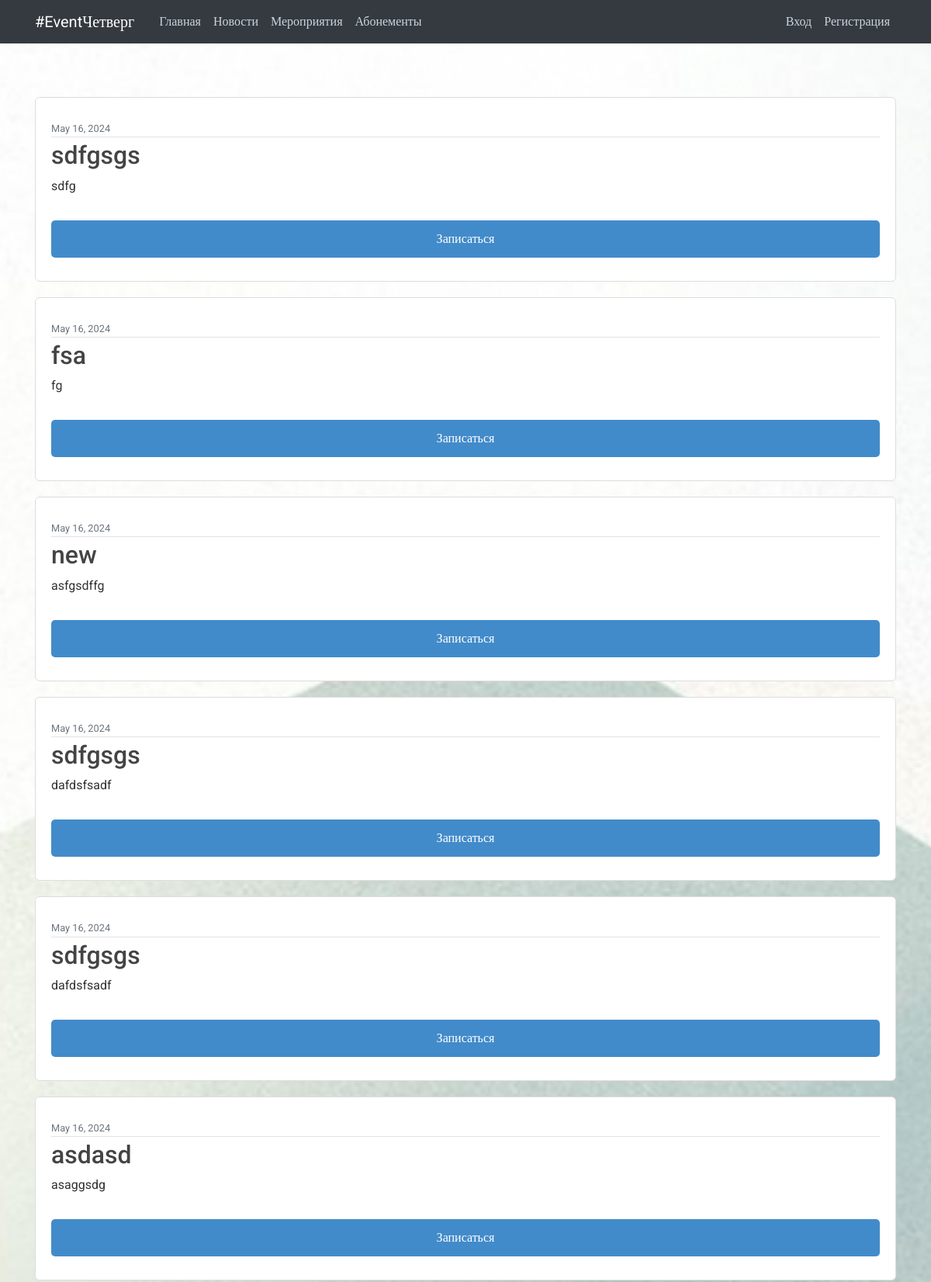
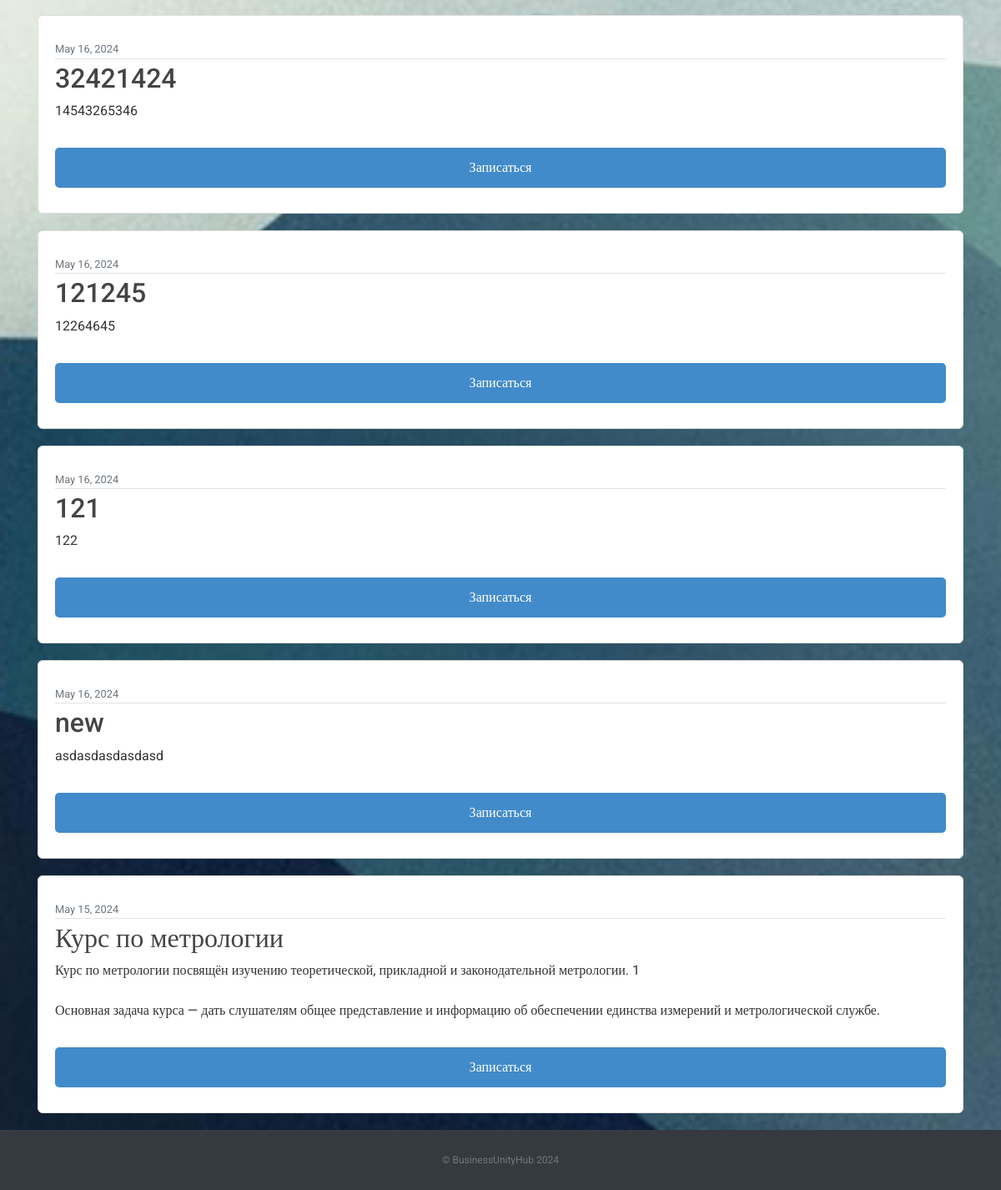
Screenshot of /events/ with the database file from the repository (2 pictures, top to bottom).
### vkr/models.py (models this page shows, shortened)
class Event (models.Model):
    title = models.CharField(max_length=100)
    content = models.TextField()
    date_posted = models.DateTimeField(default=timezone.now)
    is_active = models.BooleanField(default=True)
    event_date = models.DateTimeField(default=timezone.now)

### vkr/views.py (the view)
# urls.py: path('events/', EventListView.as_view(), name='vkr-events'),
class EventListView(ListView):
    model = Event
    template_name = 'vkr/events.html'
    context_object_name = 'events'
    ordering = ['-date_posted']

### vkr/templates/vkr/events.html (shortened to what this page needs)
{% extends "vkr/base.html" %}
{% block content %}
    {% for event in events %}
        <article class="media content-section">
            <div class="media-body">
                <div class="article-metadata">
                <small class="text-muted">{{ event.date_posted|date:"F d, Y" }}</small>
                </div>
                <h2>{{ event.title }}</h2>
                <p class="article-content">{{ event.content }}</p>
                <button class="type_button" onclick="ao({{ event.id }})">Записаться</button>
            </div>
        </article>
    {% endfor %}
{% endblock content %}

### static/main.css (style rules this page uses)
body, html { width:100%; height:100% }
body { margin:0; padding:0; background: #fafafa; color: #333333; margin-top: 5rem; font-family:Roboto; background-image: url("./images/bg.jpg"); background-repeat: no-repeat; background-size: cover; background-attachment: fixed; }
h1, h2, h3, h4, h5, h6 { color: #444444; }
.content-section { background: #ffffff; padding: 30px 20px; border: 1px solid #dddddd; border-radius: 6px; margin: 20px auto; }
.article-content { white-space: pre-line; }
.article-metadata { padding-bottom: 1px; margin-bottom: 4px; border-bottom: 1px solid #e3e3e3 }
.type_button { border: none; width: 100%; padding: 12px 35px; margin-top: 1rem; background-color: #428bca; color: #fff; border-radius: 5px; cursor: pointer; font-size: 16px; }

### rows the page displays
Event: date_posted "May 16, 2024", title "sdfgsgs", content "sdfg"
Event: date_posted "May 16, 2024", title "fsa", content "fg"
Event: date_posted "May 16, 2024", title "new", content "asfgsdffg"
Event: date_posted "May 16, 2024", title "sdfgsgs", content "dafdsfsadf"
Event: date_posted "May 16, 2024", title "sdfgsgs", content "dafdsfsadf"
Event: date_posted "May 16, 2024", title "asdasd", content "asaggsdg"
Event: date_posted "May 16, 2024", title "32421424", content "14543265346"
Event: date_posted "May 16, 2024", title "121245", content "12264645"
Event: date_posted "May 16, 2024", title "121", content "122"
Event: date_posted "May 16, 2024", title "new", content "asdasdasdasdasd"
Event: date_posted "May 15, 2024", title "Курс по метрологии", content "Курс по метрологии посвящён изучению теоретической, прикладной и законодательной метрологии. 1 Основная задача курса — дать слушателям общее представление и информацию об обеспечении единства измерений и метрологической службе."
